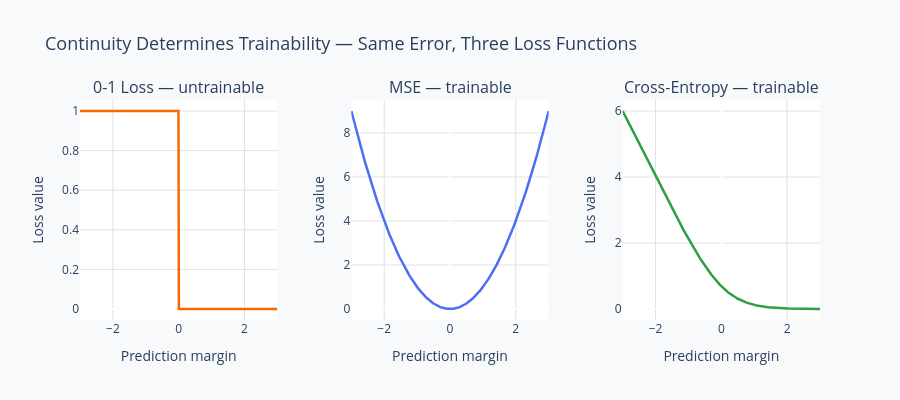

The notebook cell this image was saved under:
### Markdown cell above
---
## Real-world example: Why MSE is preferred over 0-1 loss for training

The 0-1 loss counts the fraction of predictions that are exactly wrong. It sounds like a natural thing to minimize. The problem is it is not continuous: it jumps from 0 to 1 when a prediction crosses the decision boundary, and it is flat everywhere else. The chart shows why this makes gradient descent impossible on 0-1 loss versus why MSE and cross-entropy work.

Notice:

- **Notice:** The 0-1 loss is flat almost everywhere, with vertical jumps at decision boundaries; the derivative is zero everywhere except at those jumps, so gradient descent has no direction to move in
- **Notice:** MSE is a smooth parabola; at every point there is a well-defined slope that tells gradient descent which way is downhill
- **Notice:** This is why training accuracy (a 0-1 loss) and training loss (cross-entropy or MSE) are tracked separately; you optimize the continuous surrogate loss, and you measure the discontinuous metric

> **Discussion question:** Decision trees split on thresholds that optimize Gini impurity or entropy, not a differentiable loss. Does this mean decision trees do not need continuity? What optimization technique do they use instead of gradient descent?

### Code cell
x = np.linspace(-3, 3, 500)

mse_loss = x ** 2
zero_one = (x < 0).astype(float)
ce_loss  = np.log(1 + np.exp(-2 * x))

fig = make_subplots(rows=1, cols=3,
    subplot_titles=["0-1 Loss — untrainable", "MSE — trainable", "Cross-Entropy — trainable"],
    horizontal_spacing=0.1)

for col, (y, color, name) in enumerate([
    (zero_one, PALETTE["secondary"], "0-1 loss"),
    (mse_loss, PALETTE["primary"],   "MSE loss"),
    (ce_loss,  PALETTE["accent"],    "Cross-entropy"),
], start=1):
    fig.add_trace(go.Scatter(x=x, y=y, mode="lines",
                             line=dict(color=color, width=2.5), name=name),
                  row=1, col=col)

fig.update_layout(
    title=dict(text="Continuity Determines Trainability — Same Error, Three Loss Functions",
               font=dict(size=FONT["size_title"])),
    paper_bgcolor=PALETTE["background"], plot_bgcolor=PALETTE["surface"],
    height=400, showlegend=False,
)
fig.update_xaxes(title_text="Prediction margin", gridcolor="#DEE2E6")
fig.update_yaxes(title_text="Loss value", gridcolor="#DEE2E6")
fig.show()

### Figure 1 — Plotly figure (JSON) as saved in the notebook; plotly's stock layout.template omitted (floating-point values rounded to 4 significant figures; data arrays with more than 128 entries replaced by an {"elided": "..."} marker saying what was removed)
{"data": [{"line": {"color": "#F76707", "width": 2.5}, "mode": "lines", "name": "0-1 loss", "type": "scatter", "x": {"elided": "500 float values"}, "xaxis": "x", "y": {"elided": "500 float values"}, "yaxis": "y"}, {"line": {"color": "#4C6EF5", "width": 2.5}, "mode": "lines", "name": "MSE loss", "type": "scatter", "x": {"elided": "500 float values"}, "xaxis": "x2", "y": {"elided": "500 float values"}, "yaxis": "y2"}, {"line": {"color": "#2F9E44", "width": 2.5}, "mode": "lines", "name": "Cross-entropy", "type": "scatter", "x": {"elided": "500 float values"}, "xaxis": "x3", "y": {"elided": "500 float values"}, "yaxis": "y3"}], "layout": {"annotations": [{"font": {"size": 16}, "showarrow": false, "text": "0-1 Loss — untrainable", "x": 0.1333, "xanchor": "center", "xref": "paper", "y": 1, "yanchor": "bottom", "yref": "paper"}, {"font": {"size": 16}, "showarrow": false, "text": "MSE — trainable", "x": 0.5, "xanchor": "center", "xref": "paper", "y": 1, "yanchor": "bottom", "yref": "paper"}, {"font": {"size": 16}, "showarrow": false, "text": "Cross-Entropy — trainable", "x": 0.8667, "xanchor": "center", "xref": "paper", "y": 1, "yanchor": "bottom", "yref": "paper"}], "height": 400, "paper_bgcolor": "#F8F9FA", "plot_bgcolor": "#FFFFFF", "showlegend": false, "title": {"font": {"size": 18}, "text": "Continuity Determines Trainability — Same Error, Three Loss Functions"}, "xaxis": {"anchor": "y", "domain": [0, 0.2667], "gridcolor": "#DEE2E6", "title": {"text": "Prediction margin"}}, "xaxis2": {"anchor": "y2", "domain": [0.3667, 0.6333], "gridcolor": "#DEE2E6", "title": {"text": "Prediction margin"}}, "xaxis3": {"anchor": "y3", "domain": [0.7333, 1], "gridcolor": "#DEE2E6", "title": {"text": "Prediction margin"}}, "yaxis": {"anchor": "x", "domain": [0, 1], "gridcolor": "#DEE2E6", "title": {"text": "Loss value"}}, "yaxis2": {"anchor": "x2", "domain": [0, 1], "gridcolor": "#DEE2E6", "title": {"text": "Loss value"}}, "yaxis3": {"anchor": "x3", "domain": [0, 1], "gridcolor": "#DEE2E6", "title": {"text": "Loss value"}}}}
